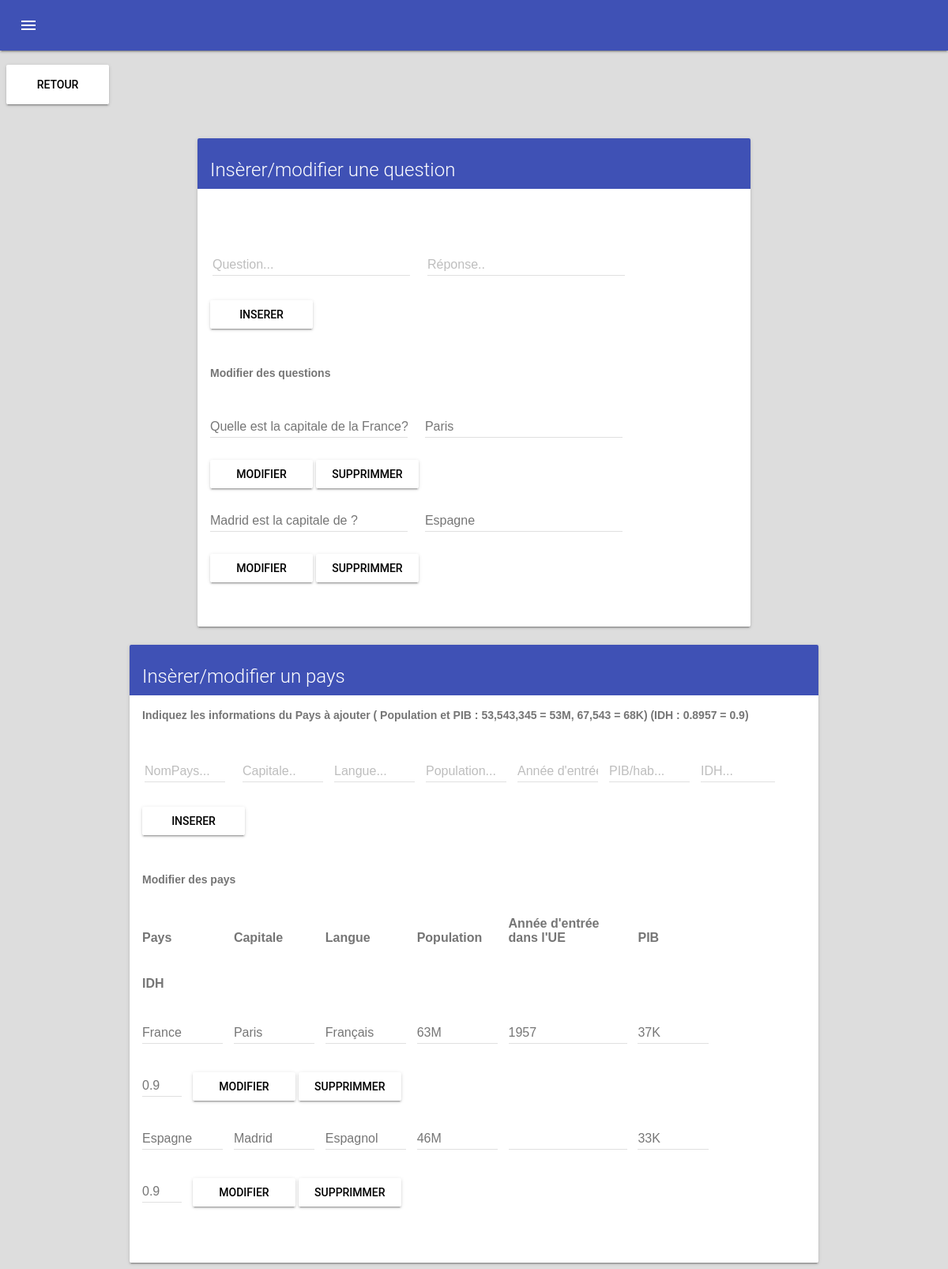
The app's page /fr/page_admin.php (signed in), older data.
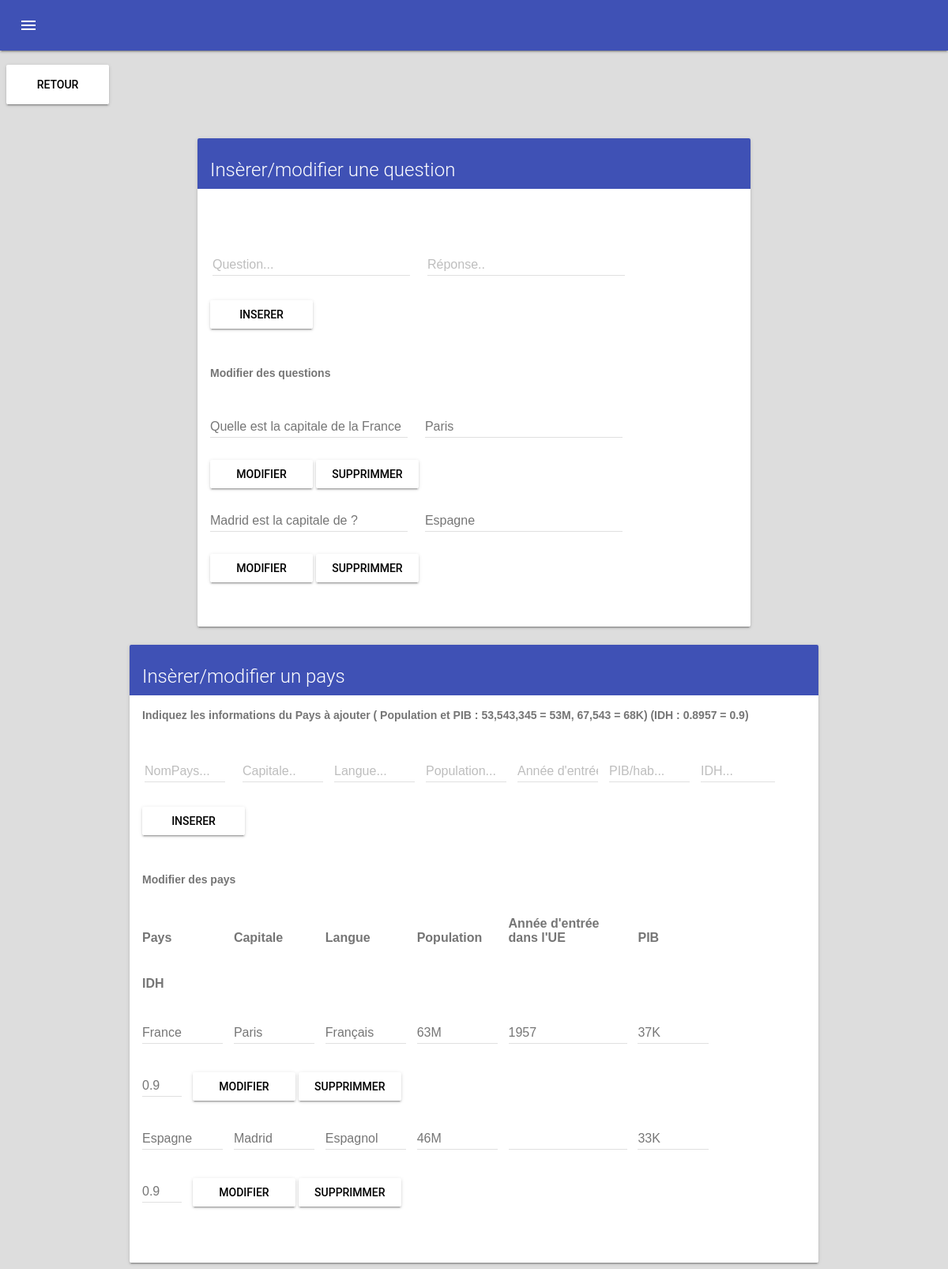
The same page, newer data.
### tables this page shows
CREATE TABLE `questions` (
  `IDQuestion` int(11) NOT NULL,
  `textquestion` varchar(200) NOT NULL,
  `reponse` varchar(200) NOT NULL
);

CREATE TABLE `pays` (
  `IDPays` int(2) NOT NULL,
  `NomPays` varchar(50) NOT NULL,
  `Capitale` varchar(50) NOT NULL,
  `Langue` varchar(50) NOT NULL,
  `Population` varchar(50) NOT NULL,
  `DateEntreeUE` varchar(4) DEFAULT NULL,
  `PIB` varchar(50) NOT NULL,
  `IDH` varchar(50) NOT NULL
);

### fr/cadre_admin.php (the view, shortened to what this page needs)
<div class="mdl-cell mdl-cell--12-col ">
<div class="mdl-cell mdl-cell--7-col center demo-card-wide mdl-card mdl-shadow--2dp" style="height:auto;margin-top:15px;min-width:700px;">
  <div class="mdl-card__title">
    <h2 class="mdl-card__title-text">Insèrer/modifier une question</h2>
  </div>
    <div class="mdl-card__supporting-text">
  <br><br>
	<table>
		<tbody>
		<form method="POST" action="">
	<tr><td>
		<div class="mdl-textfield mdl-js-textfield mdl-textfield--floating-label"  style="width:250px;">
    <input class="mdl-textfield__input" type="text" id="sample3" name="Question" VALUE="">
    <label class="mdl-textfield__label" for="sample3">Question...</label>
  </div></td>
    <td>
		<div class="mdl-cell mdl-textfield mdl-js-textfield mdl-textfield--floating-label"  style="width:250px;">
    <input class="mdl-textfield__input" type="text" id="sample3" name="Reponse" VALUE="">
    <label class="mdl-textfield__label" for="sample3">Réponse..</label>
  </div></td>
	</tr>
	</tbody>
	</table>
	  <input type="submit" class="mdl-button mdl-js-button mdl-button--raised mdl-js-ripple-effect button-3 color-t" value="Inserer"
name="insert_question" 	  >
  </div>
  <div class="mdl-card__supporting-text" STYLE="margin-top:15px;">
  <b>Modifier des questions</b>
  <br><br>
		<?php foreach($bdd->query("SELECT * FROM questions")as $result){	?>
		<form method="POST" action="">
		<div class="mdl-textfield mdl-js-textfield mdl-textfield--floating-label" style="width:250px;">
    <input class="mdl-textfield__input" type="text" id="sample3" name="Question" value="<?php echo $result['textquestion'];?>" >
  </div>
		<div class="mdl-cell mdl-textfield mdl-js-textfield mdl-textfield--floating-label" style="width:250px;">
    <input class="mdl-textfield__input" type="text" id="sample3" name="Reponse" value="<?php echo $result['reponse'];?>" >
  </div>
 <input type="submit" class="mdl-button mdl-js-button mdl-button--raised mdl-js-ripple-effect button-4 color-t" value="Modifier" name="update_question">
 <input type="submit" class="mdl-button mdl-js-button mdl-button--raised mdl-js-ripple-effect button-4 color-t" value="Supprimmer" name="delete_question">
	</form>
	<?php } ?>
  </div>
  <BR><BR>
</div>
</div>
	<div class="mdl-cell mdl-cell--9-col center demo-card-wide mdl-card mdl-shadow--2dp" style="height:auto;margin-top:15px;min-width:700px;">
  <div class="mdl-card__title">
    <h2 class="mdl-card__title-text">Insèrer/modifier un pays</h2>
  </div>
    <div class="mdl-card__supporting-text">
<b>Indiquez les informations du Pays à ajouter ( Population et PIB : 53,543,345 = 53M, 67,543 = 68K) (IDH : 0.8957 = 0.9)</b>
  <br><br>
	<table>
		<tbody>
		<form method="POST" action="">
	<tr><td>
		<div class="mdl-textfield mdl-js-textfield mdl-textfield--floating-label">
    <input class="mdl-textfield__input" type="text" id="sample3" name="NomPays" VALUE="">
    <label class="mdl-textfield__label" for="sample3">NomPays...</label>
  </div></td>
    <td>
		<div class="mdl-cell mdl-textfield mdl-js-textfield mdl-textfield--floating-label">
    <input class="mdl-textfield__input" type="text" id="sample3" name="Capitale"VALUE="">
    <label class="mdl-textfield__label" for="sample3">Capitale..</label>
  </div></td>
  <td>
		<div class="mdl-textfield mdl-js-textfield mdl-textfield--floating-label">
    <input class="mdl-textfield__input" type="text" id="sample3" name="Langue"VALUE="">
    <label class="mdl-textfield__label" for="sample3">Langue...</label>
  </div></td>
  <td>
		<div class="mdl-textfield mdl-js-textfield mdl-textfield--floating-label">
    <input class="mdl-textfield__input" type="text" id="sample3" name="Population"VALUE="">
    <label class="mdl-textfield__label" for="sample3">Population...</label>
  </div></td>
  <td>
		<div class="mdl-textfield mdl-js-textfield mdl-textfield--floating-label">
    <input class="mdl-textfield__input" type="text" id="sample3" name="DateEntreeUE"VALUE="">
    <label class="mdl-textfield__label" for="sample3">Année d'entrée UE...</label>
  </div></td>
  <td>
		<div class="mdl-textfield mdl-js-textfield mdl-textfield--floating-label">
    <input class="mdl-textfield__input" type="text" id="sample3" name="PIB"VALUE="">
    <label class="mdl-textfield__label" for="sample3">PIB/hab...</label>
  </div></td>
   <td>
		<div class="mdl-textfield mdl-js-textfield mdl-textfield--floating-label">
    <input class="mdl-textfield__input" type="text" id="sample3" name="IDH">
    <label class="mdl-textfield__label" for="sample3">IDH...</label>
  </div></td>
	</tr>
	</tbody>
	</table>
	  <input type="submit" class="mdl-button mdl-js-button mdl-button--raised mdl-js-ripple-effect button-3 color-t" value="Inserer"
name="insert_pays" 	  >
  </div>
  <div class="mdl-card__supporting-text" STYLE="margin-top:15px;">
  <b>Modifier des pays</b>
  <br><br>
      <div class="mdl-textfield mdl-js-textfield mdl-textfield--floating-label">
	<b>Pays</b>
   </div>
    <div class="mdl-textfield mdl-js-textfield mdl-textfield--floating-label">
	<b>Capitale</b>
   </div>
   <div class="mdl-textfield mdl-js-textfield mdl-textfield--floating-label">
	<b>Langue</b>
   </div>
   <div class="mdl-textfield mdl-js-textfield mdl-textfield--floating-label">
	<b>Population</b>
   </div>
   <div class="mdl-textfield mdl-js-textfield mdl-textfield--floating-label" style="width:150px;">
	<b>Année d'entrée dans l'UE</b>
   </div>
   <div class="mdl-textfield mdl-js-textfield mdl-textfield--floating-label" >
	<b>PIB</b>
   </div>
   <div class="mdl-textfield mdl-js-textfield mdl-textfield--floating-label">
	<b>IDH</b>
   </div>
        <?php foreach($bdd->query("SELECT * FROM pays")as $result_pays){	?>
		<form method="POST" action="">
		<div class="mdl-textfield mdl-js-textfield mdl-textfield--floating-label">
    <input class="mdl-textfield__input" type="text" name="NomPays" value="<?php echo $result_pays['NomPays'];?>" >
  </div>
         <div class="mdl-textfield mdl-js-textfield mdl-textfield--floating-label">
    <input class="mdl-textfield__input" type="text" name="Capitale" value="<?php echo $result_pays['Capitale'];?>">
			</div>
			<div class="mdl-textfield mdl-js-textfield mdl-textfield--floating-label">
    <input class="mdl-textfield__input" type="text" name="Langue" value="<?php echo $result_pays['Langue'];?>">
			</div>
			<div class="mdl-textfield mdl-js-textfield mdl-textfield--floating-label">
    <input class="mdl-textfield__input" type="text" name="Population" value="<?php echo $result_pays['Population'];?>">
			</div>
			<div class="mdl-textfield mdl-js-textfield mdl-textfield--floating-label" STYLE="width:150px;">
			<input class="mdl-textfield__input" type="text" name="DateEntreeUE" value="<?php echo $result_pays['DateEntreeUE'];?>">
			</div>
			<div class="mdl-textfield mdl-js-textfield mdl-textfield--floating-label" STYLE="width:90px;">
    <input class="mdl-textfield__input" type="text" name="PIB" value="<?php echo $result_pays['PIB'];?>">
			</div>
			<div class="mdl-textfield mdl-js-textfield mdl-textfield--floating-label" STYLE="width:50px;">
    <input class="mdl-textfield__input" type="text" name="IDH" value="<?php echo $result_pays['IDH'];?>">
			</div>
 <input type="submit" class="mdl-button mdl-js-button mdl-button--raised mdl-js-ripple-effect button-4 color-t" value="Modifier" name="update_pays">
 <input type="submit" class="mdl-button mdl-js-button mdl-button--raised mdl-js-ripple-effect button-4 color-t" value="Supprimmer" name="delete_pays">
	</form>
	<?php } ?>
  </div>
  <BR><BR>
</div>
</div>

### fr/header.php (shortened to what this page needs)
<!DOCTYPE html>
<html>
<head>
<link rel="stylesheet" href="https://code.getmdl.io/1.3.0/material.indigo-pink.min.css">
<link rel="stylesheet" href="css/material.min.css">
	<link rel="stylesheet" href="css/projet_annuel.css">
</head>
<body >
<div class="mdl-layout mdl-js-layout mdl-layout--fixed-header">
  <header class="mdl-layout__header">
    <div class="mdl-layout__header-row">
    </div>
  </header>
  <main class="mdl-layout__content">
    <div class="mdl-grid">

### fr/page_admin.php (shortened to what this page needs)
<?php include('header.php');?>
			<button class="
	mdl-button mdl-js-button mdl-button--raised mdl-js-ripple-effect buttonretour color-t" onclick="window.location='menujeux.php'"
			style="margin-top:10px;">Retour</button>
	<?php include('cadre_admin.php');?>
  <?php include('footer.php');?>

### fr/footer.php
</main>
</div>
</body>
</html>

### fr/css/projet_annuel.css (style rules this page uses)
body { margin: 0; background-color:#dddddd; font-family: Arial, "Helvetica Neue", Helvetica, sans-serif; font-size:17px;color:black; }
input { width:130px; }
.center { margin: 0 auto; }
.color-t { background-color:#ffffff; }
.buttonretour { background-color:white; COLOR:black; WIDTH:130px;height:50px; margin-bottom:20px; }
.demo-card-wide.mdl-card { min-width:600px; }
.demo-card-wide { height: 20px; // outline: limegreen 10px solid; }
.demo-card-wide > .mdl-card__title { color: #fff; height: 64px; background-color:rgb(63,81,181); }
.mdl-card__title-text { position: relative; top: 6px; }
.mdl-textfield { width: 150px; margin-right: 10px; }

### fr/cadre_admin.php (style rules this page uses)
.mdl-textfield { width: 202px; }
.mdl-textfield { width: 102px; }

Row changes from the older to the newer data that the page shows:
changed questions "Paris": Question "Quelle est la capitale de la France?" → "Quelle est la capitale de la France"
